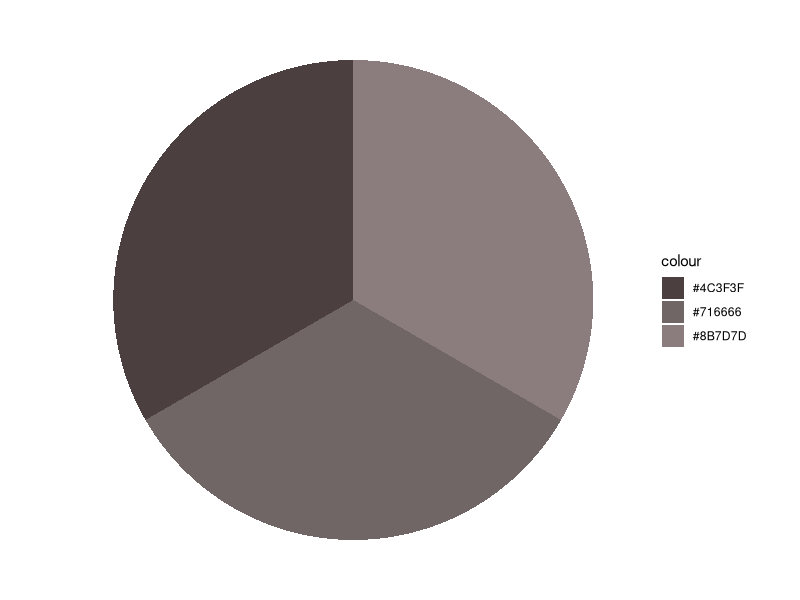

Here is the R script that generated this plot:
library(ggplot2)
data3 = read.csv(
  file="01january2016-1st3datapoints.csv", 
    stringsAsFactors=F)
p = ggplot(data=data3, 
       aes(x=factor(1), fill=colour
      ),
           )
p= p + geom_bar(stat="count", width=1)
p = p + coord_polar(theta="y", start=0)
p=p+theme_void()
p = p + scale_fill_manual(values=c("#8B7D7D" = "#8B7D7D", "#4C3F3F" = "#4C3F3F", "#716666" = "#716666"))

ggsave("scale-fill-manual-1st3-ig-van-01january-2016-piechart.png", p, width = 26.666666667, height = 26.666666667, dpi = 72, limitsize = FALSE) # 26.6666667 = 1920/72dpi
warnings()
